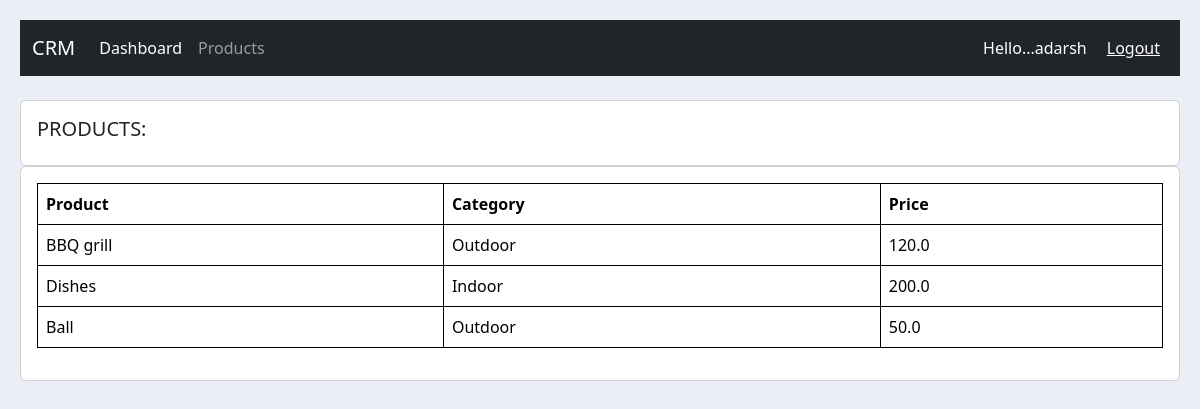
Screenshot of /products/ (signed in) with the database file from the repository.
### accounts/models.py (models this page shows, shortened)
class Product(models.Model):
    CATEGORY = (
        ('Indoor','Indoor'),
        ('Outdoor','Outdoor'),
    )
    name = models.CharField(max_length=200, null = True)
    price = models.FloatField(null = True)
    category = models.CharField(max_length=200, null = True, choices = CATEGORY)
    description = models.TextField(max_length=200, null = True, blank=True)
    date_created = models.DateTimeField(auto_now_add=True, null = True)
    tag = models.ManyToManyField(Tag)

### accounts/decorators.py (the view)
        def wrapper_func(request, *args, **kwargs):
            group = None
            if request.user.groups.exists():
                group = request.user.groups.all()[0].name
            if group in allowed_roles:
                return view_func(request, *args, **kwargs)
            else:
                return HttpResponse('You are not authorized to view this page')

### accounts/views.py (called while the page is built)
@login_required(login_url='login')
@allowed_users(allowed_roles=["admin"])
def products(request):
    products = Product.objects.all()
    context = {'products':products}
    return render(request, "accounts/products.html", context)

### accounts/templates/accounts/products.html
{% extends "accounts/base.html" %}
{% block start %}
<br>
<div class="row">
    <div class="col-md">
        <div class="card card-body">
            <h5>PRODUCTS:</h5>
        </div>
        <div class="card card-body">
            <table class="table">
                <tr>
                    <th>Product</th>
                    <th>Category</th>
                    <th>Price</th>
                </tr>
                {% for product in products %}
                    <tr>
                        <td>{{product.name}}</td>
                        <td>{{product.category}}</td>
                        <td>{{product.price}}</td>
                    </tr>
                {% endfor %}
            </table>
        </div>
    </div>
</div>
{% endblock %}

### accounts/templates/accounts/navbar.html (shortened to what this page needs)
<nav class="navbar navbar-expand-lg navbar-dark bg-dark">
    <div class="container-fluid">
      <a class="navbar-brand" href="https://brokennest-production.up.railway.app">CRM</a>
      <div class="collapse navbar-collapse" id="navbarNav">
        <ul class="navbar-nav">
          {% if request.user.is_staff %}
          <li class="nav-item">
            <a class="nav-link active" aria-current="page" href="{% url 'home' %}">Dashboard</a>
          </li>
          <li class="nav-item">
            <a class="nav-link" href="{% url 'products' %}">Products</a>
          </li>
          {% else %}
          <li class="nav-item">
            <a class="nav-link" href="{% url 'account' %}">Settings</a>
          </li>
          {% endif %}
        </ul>
      </div>
    </div>
    <span class="hello-msg">Hello...{{request.user}}</span>
    <span ><a class="hello-msg" href="{% url 'logout' %}">Logout</a></span>
  </nav>

### static/css/base.css (style rules this page uses)
* { padding:0; margin:0; box-sizing: border-box; }
body { background-color: #ebeff5; padding:20px; }
table, th, td { border: 1px solid black; }

### accounts/templates/accounts/navbar.html (style rules this page uses)
.hello-msg { font: size 18px; color: #fff; margin-right: 20px; }

### rows the page displays
Product: name "BBQ grill", category "Outdoor", price "120.0"
Product: name "Dishes", category "Indoor", price "200.0"
Product: name "Ball", category "Outdoor", price "50.0"

### other values shown
{{ request.user }} "adarsh"
